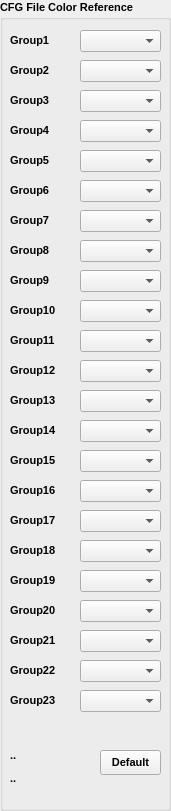
     <widget class="QGroupBox" name="groupBox_12">
      <property name="geometry">
       <rect>
        <x>20</x>
        <y>10</y>
        <width>171</width>
        <height>811</height>
       </rect>
      </property>
      <property name="font">
       <font>
        <pointsize>8</pointsize>
        <bold>true</bold>
        <kerning>true</kerning>
       </font>
      </property>
      <property name="title">
       <string>CFG File Color Reference</string>
      </property>
      <widget class="QComboBox" name="CFGF1_comboBox">
       <property name="geometry">
        <rect>
         <x>80</x>
         <y>30</y>
         <width>81</width>
         <height>22</height>
        </rect>
       </property>
       <property name="font">
        <font>
         <pointsize>8</pointsize>
         <bold>true</bold>
         <kerning>true</kerning>
        </font>
       </property>
      </widget>
      <widget class="QLabel" name="colorLabel1">
       <property name="geometry">
        <rect>
         <x>10</x>
         <y>30</y>
         <width>61</width>
         <height>20</height>
        </rect>
       </property>
       <property name="font">
        <font>
         <pointsize>8</pointsize>
         <bold>true</bold>
         <kerning>true</kerning>
        </font>
       </property>
       <property name="text">
        <string>Group1</string>
       </property>
      </widget>
      <widget class="QLabel" name="colorLabel2">
       <property name="geometry">
        <rect>
         <x>10</x>
         <y>60</y>
         <width>61</width>
         <height>20</height>
        </rect>
       </property>
       <property name="font">
        <font>
         <pointsize>8</pointsize>
         <bold>true</bold>
         <kerning>true</kerning>
        </font>
       </property>
       <property name="text">
        <string>Group2</string>
       </property>
      </widget>
      <widget class="QLabel" name="colorLabel3">
       <property name="geometry">
        <rect>
         <x>10</x>
         <y>90</y>
         <width>61</width>
         <height>20</height>
        </rect>
       </property>
       <property name="font">
        <font>
         <pointsize>8</pointsize>
         <bold>true</bold>
         <kerning>true</kerning>
        </font>
       </property>
       <property name="text">
        <string>Group3</string>
       </property>
      </widget>
      <widget class="QLabel" name="colorLabel4">
       <property name="geometry">
        <rect>
         <x>10</x>
         <y>120</y>
         <width>61</width>
         <height>20</height>
        </rect>
       </property>
       <property name="font">
        <font>
         <pointsize>8</pointsize>
         <bold>true</bold>
         <kerning>true</kerning>
        </font>
       </property>
       <property name="text">
        <string>Group4</string>
       </property>
      </widget>
      <widget class="QLabel" name="colorLabel5">
       <property name="geometry">
        <rect>
         <x>10</x>
         <y>150</y>
         <width>61</width>
         <height>20</height>
        </rect>
       </property>
       <property name="font">
        <font>
         <pointsize>8</pointsize>
         <bold>true</bold>
         <kerning>true</kerning>
        </font>
       </property>
       <property name="text">
        <string>Group5</string>
       </property>
      </widget>
      <widget class="QLabel" name="colorLabel6">
       <property name="geometry">
        <rect>
         <x>10</x>
         <y>180</y>
         <width>61</width>
         <height>20</height>
        </rect>
       </property>
       <property name="font">
        <font>
         <pointsize>8</pointsize>
         <bold>true</bold>
         <kerning>true</kerning>
        </font>
       </property>
       <property name="text">
        <string>Group6</string>
       </property>
      </widget>
      <widget class="QLabel" name="colorLabel7">
       <property name="geometry">
        <rect>
         <x>10</x>
         <y>210</y>
         <width>61</width>
         <height>20</height>
        </rect>
       </property>
       <property name="font">
        <font>
         <pointsize>8</pointsize>
         <bold>true</bold>
         <kerning>true</kerning>
        </font>
       </property>
       <property name="text">
        <string>Group7</string>
       </property>
      </widget>
      <widget class="QLabel" name="colorLabel8">
       <property name="geometry">
        <rect>
         <x>10</x>
         <y>240</y>
         <width>61</width>
         <height>20</height>
        </rect>
       </property>
       <property name="font">
        <font>
         <pointsize>8</pointsize>
         <bold>true</bold>
         <kerning>true</kerning>
        </font>
       </property>
       <property name="text">
        <string>Group8</string>
       </property>
      </widget>
      <widget class="QLabel" name="colorLabel9">
       <property name="geometry">
        <rect>
         <x>10</x>
         <y>270</y>
         <width>61</width>
         <height>20</height>
        </rect>
       </property>
       <property name="font">
        <font>
         <pointsize>8</pointsize>
         <bold>true</bold>
         <kerning>true</kerning>
        </font>
       </property>
       <property name="text">
        <string>Group9</string>
       </property>
      </widget>
      <widget class="QLabel" name="colorLabel10">
       <property name="geometry">
        <rect>
         <x>10</x>
         <y>300</y>
         <width>61</width>
         <height>20</height>
        </rect>
       </property>
       <property name="font">
        <font>
         <pointsize>8</pointsize>
         <bold>true</bold>
         <kerning>true</kerning>
        </font>
       </property>
       <property name="text">
        <string>Group10</string>
       </property>
      </widget>
      <widget class="QLabel" name="colorLabel11">
       <property name="geometry">
        <rect>
         <x>10</x>
         <y>330</y>
         <width>61</width>
         <height>20</height>
        </rect>
       </property>
       <property name="font">
        <font>
         <pointsize>8</pointsize>
         <bold>true</bold>
         <kerning>true</kerning>
        </font>
       </property>
       <property name="text">
        <string>Group11</string>
       </property>
      </widget>
      <widget class="QLabel" name="colorLabel12">
       <property name="geometry">
        <rect>
         <x>10</x>
         <y>360</y>
         <width>61</width>
         <height>20</height>
        </rect>
       </property>
       <property name="font">
        <font>
         <pointsize>8</pointsize>
         <bold>true</bold>
         <kerning>true</kerning>
        </font>
       </property>
       <property name="text">
        <string>Group12</string>
       </property>
      </widget>
      <widget class="QLabel" name="colorLabel13">
       <property name="geometry">
        <rect>
         <x>10</x>
         <y>390</y>
         <width>61</width>
         <height>20</height>
        </rect>
       </property>
       <property name="font">
        <font>
         <pointsize>8</pointsize>
         <bold>true</bold>
         <kerning>true</kerning>
        </font>
       </property>
       <property name="text">
        <string>Group13</string>
       </property>
      </widget>
      <widget class="QLabel" name="colorLabel14">
       <property name="geometry">
        <rect>
         <x>10</x>
         <y>420</y>
         <width>61</width>
         <height>20</height>
        </rect>
       </property>
       <property name="font">
        <font>
         <pointsize>8</pointsize>
         <bold>true</bold>
         <kerning>true</kerning>
        </font>
       </property>
       <property name="text">
        <string>Group14</string>
       </property>
      </widget>
      <widget class="QLabel" name="colorLabel15">
       <property name="geometry">
        <rect>
         <x>10</x>
         <y>450</y>
         <width>61</width>
         <height>20</height>
        </rect>
       </property>
       <property name="font">
        <font>
         <pointsize>8</pointsize>
         <bold>true</bold>
         <kerning>true</kerning>
        </font>
       </property>
       <property name="text">
        <string>Group15</string>
       </property>
      </widget>
      <widget class="QLabel" name="colorLabel16">
       <property name="geometry">
        <rect>
         <x>10</x>
         <y>480</y>
         <width>61</width>
         <height>20</height>
        </rect>
       </property>
       <property name="font">
        <font>
         <pointsize>8</pointsize>
         <bold>true</bold>
         <kerning>true</kerning>
        </font>
       </property>
       <property name="text">
        <string>Group16</string>
       </property>
      </widget>
      <widget class="QLabel" name="colorLabel17">
       <property name="geometry">
        <rect>
         <x>10</x>
         <y>510</y>
         <width>61</width>
         <height>20</height>
        </rect>
       </property>
       <property name="font">
        <font>
         <pointsize>8</pointsize>
         <bold>true</bold>
         <kerning>true</kerning>
        </font>
       </property>
       <property name="text">
        <string>Group17</string>
       </property>
      </widget>
      <widget class="QLabel" name="colorLabel18">
       <property name="geometry">
        <rect>
         <x>10</x>
         <y>540</y>
         <width>61</width>
         <height>20</height>
        </rect>
       </property>
       <property name="font">
        <font>
         <pointsize>8</pointsize>
         <bold>true</bold>
         <kerning>true</kerning>
        </font>
       </property>
       <property name="text">
        <string>Group18</string>
       </property>
      </widget>
      <widget class="QLabel" name="colorLabel19">
       <property name="geometry">
        <rect>
         <x>10</x>
         <y>570</y>
         <width>61</width>
         <height>20</height>
        </rect>
       </property>
       <property name="font">
        <font>
         <pointsize>8</pointsize>
         <bold>true</bold>
         <kerning>true</kerning>
        </font>
       </property>
       <property name="text">
        <string>Group19</string>
       </property>
      </widget>
      <widget class="QLabel" name="colorLabel20">
       <property name="geometry">
        <rect>
         <x>10</x>
         <y>600</y>
         <width>61</width>
         <height>20</height>
        </rect>
       </property>
       <property name="font">
        <font>
         <pointsize>8</pointsize>
         <bold>true</bold>
         <kerning>true</kerning>
        </font>
       </property>
       <property name="text">
        <string>Group20</string>
       </property>
      </widget>
      <widget class="QLabel" name="colorLabel21">
       <property name="geometry">
        <rect>
         <x>10</x>
         <y>630</y>
         <width>61</width>
         <height>20</height>
        </rect>
       </property>
       <property name="font">
        <font>
         <pointsize>8</pointsize>
         <bold>true</bold>
         <kerning>true</kerning>
        </font>
       </property>
       <property name="text">
        <string>Group21</string>
       </property>
      </widget>
      <widget class="QLabel" name="colorLabel22">
       <property name="geometry">
        <rect>
         <x>10</x>
         <y>660</y>
         <width>61</width>
         <height>20</height>
        </rect>
       </property>
       <property name="font">
        <font>
         <pointsize>8</pointsize>
         <bold>true</bold>
         <kerning>true</kerning>
        </font>
       </property>
       <property name="text">
        <string>Group22</string>
       </property>
      </widget>
      <widget class="QLabel" name="colorLabel23">
       <property name="geometry">
        <rect>
         <x>10</x>
         <y>690</y>
         <width>61</width>
         <height>20</height>
        </rect>
       </property>
       <property name="font">
        <font>
         <pointsize>8</pointsize>
         <bold>true</bold>
         <kerning>true</kerning>
        </font>
       </property>
       <property name="text">
        <string>Group23</string>
       </property>
      </widget>
      <widget class="QPushButton" name="CFGDefaultButton">
       <property name="geometry">
        <rect>
         <x>100</x>
         <y>750</y>
         <width>61</width>
         <height>25</height>
        </rect>
       </property>
       <property name="font">
        <font>
         <pointsize>8</pointsize>
         <bold>true</bold>
         <kerning>true</kerning>
        </font>
       </property>
       <property name="text">
        <string>Default</string>
       </property>
      </widget>
      <widget class="QLabel" name="w3_Link">
       <property name="geometry">
        <rect>
         <x>10</x>
         <y>770</y>
         <width>81</width>
         <height>16</height>
        </rect>
       </property>
       <property name="text">
        <string>..</string>
       </property>
      </widget>
      <widget class="QComboBox" name="CFGF2_comboBox">
       <property name="geometry">
        <rect>
         <x>80</x>
         <y>60</y>
         <width>81</width>
         <height>22</height>
        </rect>
       </property>
       <property name="font">
        <font>
         <pointsize>8</pointsize>
         <bold>true</bold>
         <kerning>true</kerning>
        </font>
       </property>
      </widget>
      <widget class="QComboBox" name="CFGF3_comboBox">
       <property name="geometry">
        <rect>
         <x>80</x>
         <y>90</y>
         <width>81</width>
         <height>22</height>
        </rect>
       </property>
       <property name="font">
        <font>
         <pointsize>8</pointsize>
         <bold>true</bold>
         <kerning>true</kerning>
        </font>
       </property>
      </widget>
      <widget class="QComboBox" name="CFGF4_comboBox">
       <property name="geometry">
        <rect>
         <x>80</x>
         <y>120</y>
         <width>81</width>
         <height>22</height>
        </rect>
       </property>
       <property name="font">
        <font>
         <pointsize>8</pointsize>
         <bold>true</bold>
         <kerning>true</kerning>
        </font>
       </property>
      </widget>
      <widget class="QComboBox" name="CFGF5_comboBox">
       <property name="geometry">
        <rect>
         <x>80</x>
         <y>150</y>
         <width>81</width>
         <height>22</height>
        </rect>
       </property>
       <property name="font">
        <font>
         <pointsize>8</pointsize>
         <bold>true</bold>
         <kerning>true</kerning>
        </font>
       </property>
      </widget>
      <widget class="QComboBox" name="CFGF6_comboBox">
       <property name="geometry">
        <rect>
         <x>80</x>
         <y>180</y>
         <width>81</width>
         <height>22</height>
        </rect>
       </property>
       <property name="font">
        <font>
         <pointsize>8</pointsize>
         <bold>true</bold>
         <kerning>true</kerning>
        </font>
       </property>
      </widget>
      <widget class="QComboBox" name="CFGF7_comboBox">
       <property name="geometry">
        <rect>
         <x>80</x>
         <y>210</y>
         <width>81</width>
         <height>22</height>
        </rect>
       </property>
       <property name="font">
        <font>
         <pointsize>8</pointsize>
         <bold>true</bold>
         <kerning>true</kerning>
        </font>
       </property>
      </widget>
      <widget class="QComboBox" name="CFGF8_comboBox">
       <property name="geometry">
        <rect>
         <x>80</x>
         <y>240</y>
         <width>81</width>
         <height>22</height>
        </rect>
       </property>
       <property name="font">
        <font>
         <pointsize>8</pointsize>
         <bold>true</bold>
         <kerning>true</kerning>
        </font>
       </property>
      </widget>
      <widget class="QComboBox" name="CFGF9_comboBox">
       <property name="geometry">
        <rect>
         <x>80</x>
         <y>270</y>
         <width>81</width>
         <height>22</height>
        </rect>
       </property>
       <property name="font">
        <font>
         <pointsize>8</pointsize>
         <bold>true</bold>
         <kerning>true</kerning>
        </font>
       </property>
      </widget>
      <widget class="QComboBox" name="CFGF10_comboBox">
       <property name="geometry">
        <rect>
         <x>80</x>
         <y>300</y>
         <width>81</width>
         <height>22</height>
        </rect>
       </property>
       <property name="font">
        <font>
         <pointsize>8</pointsize>
         <bold>true</bold>
         <kerning>true</kerning>
        </font>
       </property>
      </widget>
      <widget class="QComboBox" name="CFGF11_comboBox">
       <property name="geometry">
        <rect>
         <x>80</x>
         <y>330</y>
         <width>81</width>
         <height>22</height>
        </rect>
       </property>
       <property name="font">
        <font>
         <pointsize>8</pointsize>
         <bold>true</bold>
         <kerning>true</kerning>
        </font>
       </property>
      </widget>
      <widget class="QComboBox" name="CFGF12_comboBox">
       <property name="geometry">
        <rect>
         <x>80</x>
         <y>360</y>
         <width>81</width>
         <height>22</height>
        </rect>
       </property>
       <property name="font">
        <font>
         <pointsize>8</pointsize>
         <bold>true</bold>
         <kerning>true</kerning>
        </font>
       </property>
      </widget>
      <widget class="QComboBox" name="CFGF13_comboBox">
       <property name="geometry">
        <rect>
         <x>80</x>
         <y>390</y>
         <width>81</width>
         <height>22</height>
        </rect>
       </property>
       <property name="font">
        <font>
         <pointsize>8</pointsize>
         <bold>true</bold>
         <kerning>true</kerning>
        </font>
       </property>
      </widget>
      <widget class="QComboBox" name="CFGF14_comboBox">
       <property name="geometry">
        <rect>
         <x>80</x>
         <y>420</y>
         <width>81</width>
         <height>22</height>
        </rect>
       </property>
       <property name="font">
        <font>
         <pointsize>8</pointsize>
         <bold>true</bold>
         <kerning>true</kerning>
        </font>
       </property>
      </widget>
      <widget class="QComboBox" name="CFGF15_comboBox">
       <property name="geometry">
        <rect>
         <x>80</x>
         <y>450</y>
         <width>81</width>
         <height>22</height>
        </rect>
       </property>
       <property name="font">
        <font>
         <pointsize>8</pointsize>
         <bold>true</bold>
         <kerning>true</kerning>
        </font>
       </property>
      </widget>
      <widget class="QComboBox" name="CFGF16_comboBox">
       <property name="geometry">
        <rect>
         <x>80</x>
         <y>480</y>
         <width>81</width>
         <height>22</height>
        </rect>
       </property>
       <property name="font">
        <font>
         <pointsize>8</pointsize>
         <bold>true</bold>
         <kerning>true</kerning>
        </font>
       </property>
      </widget>
      <widget class="QComboBox" name="CFGF17_comboBox">
       <property name="geometry">
        <rect>
         <x>80</x>
         <y>510</y>
         <width>81</width>
         <height>22</height>
        </rect>
       </property>
       <property name="font">
        <font>
         <pointsize>8</pointsize>
         <bold>true</bold>
         <kerning>true</kerning>
        </font>
       </property>
      </widget>
      <widget class="QComboBox" name="CFGF18_comboBox">
       <property name="geometry">
        <rect>
         <x>80</x>
         <y>540</y>
         <width>81</width>
         <height>22</height>
        </rect>
       </property>
       <property name="font">
        <font>
         <pointsize>8</pointsize>
         <bold>true</bold>
         <kerning>true</kerning>
        </font>
       </property>
      </widget>
      <widget class="QComboBox" name="CFGF19_comboBox">
       <property name="geometry">
        <rect>
         <x>80</x>
         <y>570</y>
         <width>81</width>
         <height>22</height>
        </rect>
       </property>
       <property name="font">
        <font>
         <pointsize>8</pointsize>
         <bold>true</bold>
         <kerning>true</kerning>
        </font>
       </property>
      </widget>
      <widget class="QComboBox" name="CFGF20_comboBox">
       <property name="geometry">
        <rect>
         <x>80</x>
         <y>600</y>
         <width>81</width>
         <height>22</height>
        </rect>
       </property>
       <property name="font">
        <font>
         <pointsize>8</pointsize>
         <bold>true</bold>
         <kerning>true</kerning>
        </font>
       </property>
      </widget>
      <widget class="QComboBox" name="CFGF21_comboBox">
       <property name="geometry">
        <rect>
         <x>80</x>
         <y>630</y>
         <width>81</width>
         <height>22</height>
        </rect>
       </property>
       <property name="font">
        <font>
         <pointsize>8</pointsize>
         <bold>true</bold>
         <kerning>true</kerning>
        </font>
       </property>
      </widget>
      <widget class="QComboBox" name="CFGF22_comboBox">
       <property name="geometry">
        <rect>
         <x>80</x>
         <y>660</y>
         <width>81</width>
         <height>22</height>
        </rect>
       </property>
       <property name="font">
        <font>
         <pointsize>8</pointsize>
         <bold>true</bold>
         <kerning>true</kerning>
        </font>
       </property>
      </widget>
      <widget class="QComboBox" name="CFGF23_comboBox">
       <property name="geometry">
        <rect>
         <x>80</x>
         <y>690</y>
         <width>81</width>
         <height>22</height>
        </rect>
       </property>
       <property name="font">
        <font>
         <pointsize>8</pointsize>
         <bold>true</bold>
         <kerning>true</kerning>
        </font>
       </property>
      </widget>
      <widget class="QLabel" name="ColorJason_label">
       <property name="geometry">
        <rect>
         <x>10</x>
         <y>747</y>
         <width>81</width>
         <height>16</height>
        </rect>
       </property>
       <property name="text">
        <string>..</string>
       </property>
      </widget>
     </widget>
